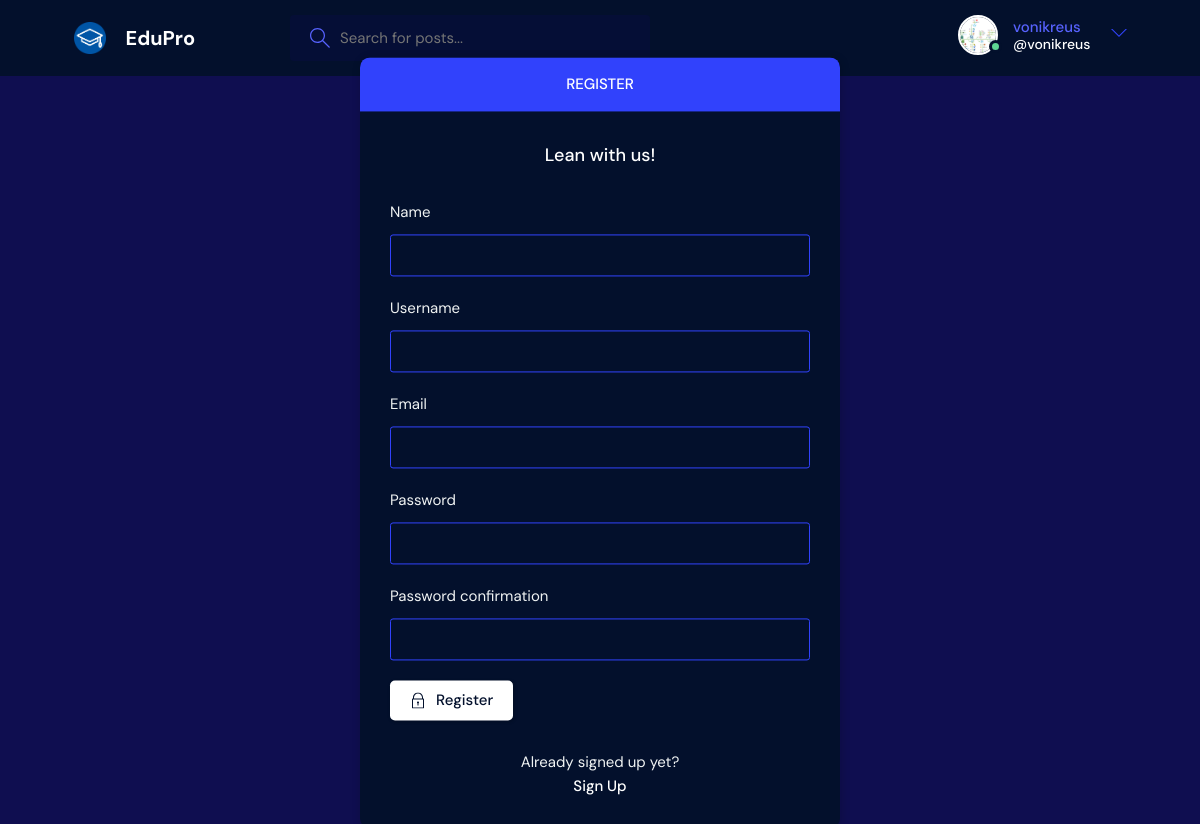
Page /register/ (signed in) on the committed database.
### base/models.py (models this page shows)
class User(AbstractUser):
    name = models.CharField(max_length=200, null=True)
    email = models.EmailField(unique=True, null=True)
    bio = models.TextField(null=True)
    avatar = models.ImageField(null=True, default="avatar.svg")
    USERNAME_FIELD = 'email'
    REQUIRED_FIELDS = []

### base/views.py (the view, shortened to what this page needs)
# urls.py: path('register/', views.registerPage, name="register"),
def registerPage(request):
    form = MyUserCreationForm()
    return render(request, 'base/login_register.html', {'form': form})

### base/forms.py
class MyUserCreationForm(UserCreationForm):
    class Meta:
        model=User
        fields = ['name', 'username', 'email', 'password1', 'password2']

### base/templates/base/login_register.html (shortened to what this page needs)
{% extends 'main.html' %}
{% block content %}
<main class="auth layout">
  {% if page == 'login' %}
  <div class="container">
    <div class="layout__box">
      <div class="layout__boxHeader">
        <div class="layout__boxTitle">
          <h3>Login</h3>
        </div>
      </div>
      <div class="layout__body">
        <h2 class="auth__tagline">Lean with us!</h2>
        <form class="form" action="" method="POST">
          {% csrf_token %}
          <div class="form__group form__group">
            <label for="room_name">Email</label>
            <input id="username" name="email" type="text" placeholder="example: juju@mail.com" />
          </div>
          <div class="form__group">
            <label for="password">Password</label>
            <input id="password" name="password" type="password"
              placeholder="&bull;&bull;&bull;&bull;&bull;&bull;&bull;&bull;" />
          </div>
          <button class="btn btn--main" type="submit">
            <svg version="1.1" xmlns="http://www.w3.org/2000/svg" width="32" height="32" viewBox="0 0 32 32">
              <title>lock</title>
              <path
                d="M27 12h-1v-2c0-5.514-4.486-10-10-10s-10 4.486-10 10v2h-1c-0.553 0-1 0.447-1 1v18c0 0.553 0.447 1 1 1h22c0.553 0 1-0.447 1-1v-18c0-0.553-0.447-1-1-1zM8 10c0-4.411 3.589-8 8-8s8 3.589 8 8v2h-16v-2zM26 30h-20v-16h20v16z">
              </path>
              <path
                d="M15 21.694v4.306h2v-4.306c0.587-0.348 1-0.961 1-1.694 0-1.105-0.895-2-2-2s-2 0.895-2 2c0 0.732 0.413 1.345 1 1.694z">
              </path>
            </svg>
            Login
          </button>
        </form>
        <div class="auth__action">
          <p>Haven't signed up yet?</p>
          <a href="{% url 'register' %}" class="btn btn--link">Sign Up</a>
        </div>
      </div>
    </div>
  </div>
  {% else %}
  <div class="container">
    <div class="layout__box">
      <div class="layout__boxHeader">
        <div class="layout__boxTitle">
          <h3>Register</h3>
        </div>
      </div>
      <div class="layout__body">
        <h2 class="auth__tagline">Lean with us!</h2>
        <form class="form" action="" method="POST">
          {% for field in form %}
          <div class="form__group form__group">
            <label for="room_name">{{field.label}}</label>
            {{field}}
          </div>
          {% endfor %}
          <button class="btn btn--main" type="submit">
            Register
          </button>
        </form>
        <div class="auth__action">
          <p>Already signed up yet?</p>
          <a href="{% url 'login' %}" class="btn btn--link">Sign Up</a>
        </div>
      </div>
    </div>
  </div>
  {% endif %}
</main>
{% endblock content %}

### templates/navbar.html (shortened to what this page needs)
{% load static %}
<header class="header header--loggedIn">
    <div class="container">
    <a href="{% url 'home' %}" class="header__logo">
        <img src="{%static 'images/logo.jpg' %}" />
        <h1>EduPro</h1>
    </a>
    <form class="header__search" method = "GET", action = "{% url 'home' %}">
        <label>
        <input name = "q", placeholder="Search for posts..." />
        </label>
    </form>
    <nav class="header__menu">
        {% if request.user.is_authenticated %}
        <div class="header__user">
        <a href="{% url 'update-user' %}">
            <div class="avatar avatar--medium active">
            <img src="{{request.user.avatar.url}}" />
            </div>
            <p>{{request.user.username}}<span>@{{request.user.username}}</span></p>
        </a>
        <button class="dropdown-button">
            <svg version="1.1" xmlns="http://www.w3.org/2000/svg" width="32" height="32" viewBox="0 0 32 32">
            <title>chevron-down</title>
            <path d="M16 21l-13-13h-3l16 16 16-16h-3l-13 13z"></path>
            </svg>
        </button>
        </div>
        {% else %}
        <a href="{% url 'login' %}">
            <img src="{%static 'images/avatar.svg' %}" />
            <p>Login</p>
        </a>
        {% endif %}
    </nav>
    </div>
</header>

### rows in the picture
User: user.avatar (picture), user.username "vonikreus"

### other values in the picture
{{ field.label }} "Name" "Username" "Email" "Password" "Password confirmation"
